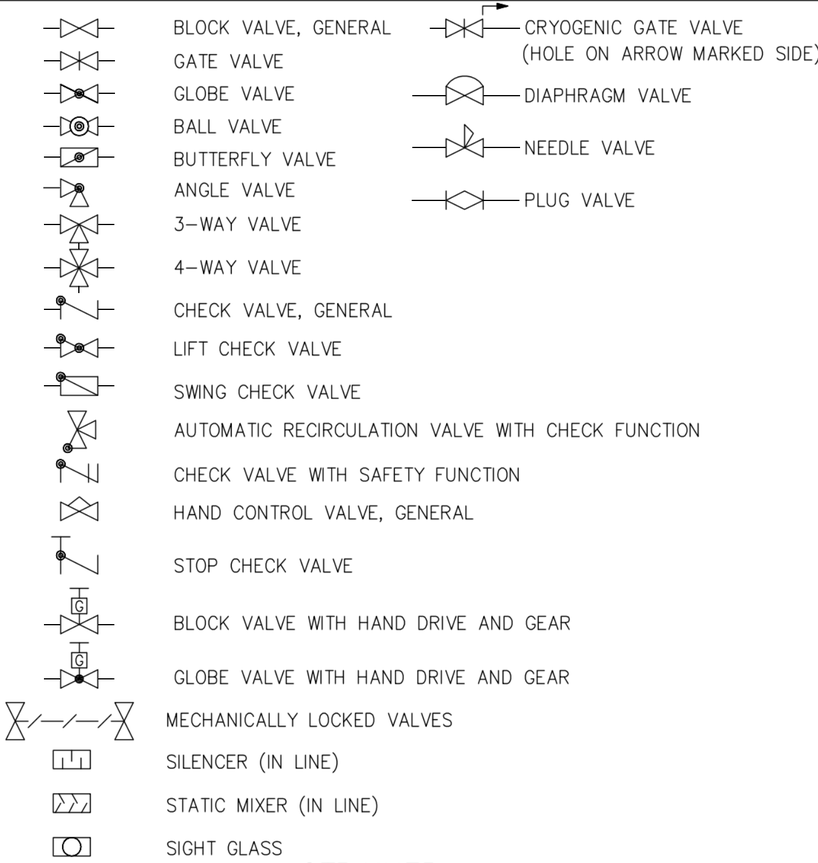
#> input picture text_detection/test.png, 818 x 863 px, shrunk from 1359 x 1434 before the run
$ python image_test.py
#> lines starting #> are read from the running program, lines starting #| are printed output that depends on the picture; after the words box and inside, x2 and y2 are one past the last pixel; in counts of white or black regions, pixels touching at a corner belong together
# import the necessary packages
from pytesseract import Output
import pytesseract
import argparse
import cv2
import numpy as np
import os


# load the input image, convert it from BGR to RGB channel ordering,
# and use Tesseract to localize each area of text in the input image
image = cv2.imread('test.png')
#> image is the input picture: shape (863, 818, 3); min 0, max 255, mean 247

# todo
# cropping only area of interest, for this is line number from
# Core ML object detection : Line Number
"""
crop_img = image[xmin:xmax, ymin:ymax]
"""

#rgb = cv2.cvtColor(image, cv2.COLOR_BGR2RGB)
gray = cv2.cvtColor(image, cv2.COLOR_BGR2GRAY)
blur = cv2.GaussianBlur(gray, (5, 5), 0)
thresh = cv2.threshold(
    blur, 127, 255, cv2.THRESH_BINARY_INV + cv2.THRESH_OTSU)[1]
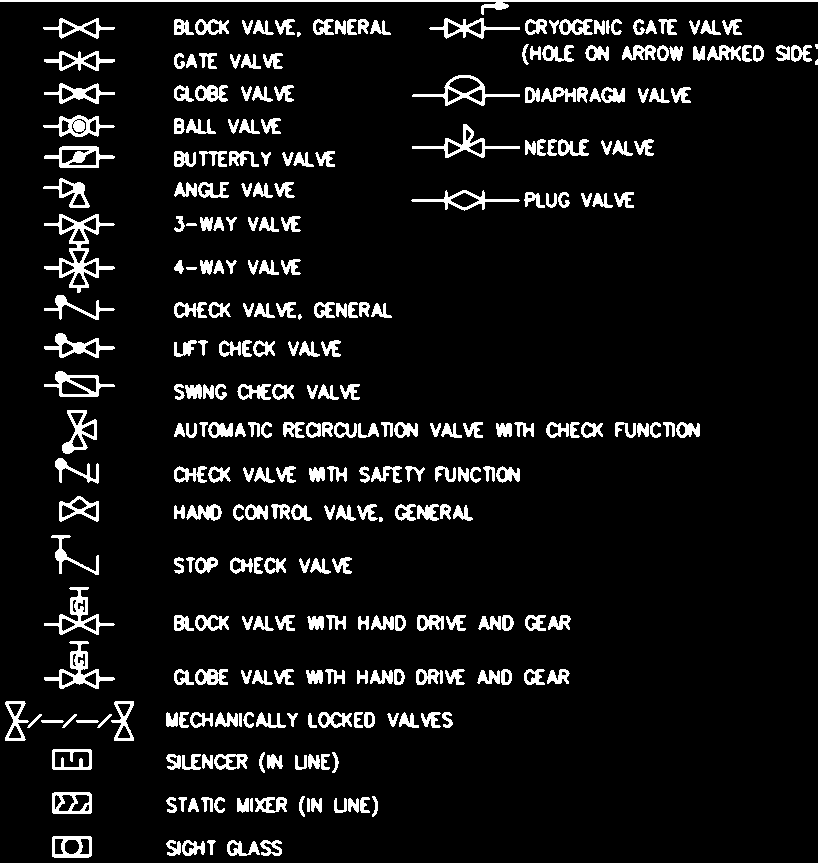
#> thresh: shape (863, 818); 8.1% white; 305 white regions (5 under 20 px), largest, box (x1, y1, x2, y2) and area: (0, 0, 818, 15) 1796, (44, 214, 115, 293) 1431, (44, 641, 115, 689) 869

kernel = np.ones((5,5), np.uint8)

rect_kernel = cv2.getStructuringElement(cv2.MORPH_RECT, (30, 10))

# Appplying dilation on the threshold image
dilation = cv2.dilate(thresh, rect_kernel, iterations = 1)
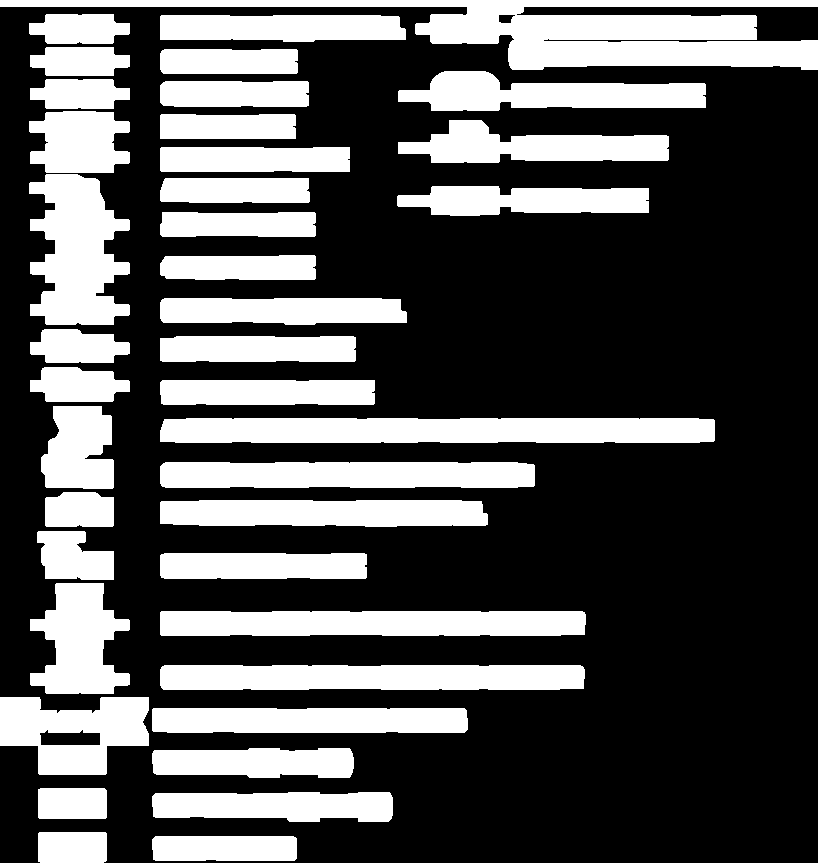
#> dilation: shape (863, 818); 32.7% white; 39 white regions, largest, box (x1, y1, x2, y2) and area: (0, 0, 818, 70) 22670, (160, 418, 715, 443) 13624, (29, 174, 130, 325) 10686

cv2.imwrite('thresh.jpg', thresh)
cv2.imwrite('dilation.jpg', dilation)
"""
# find contours
contours, hierarchy = cv2.findContours(dilation,cv2.RETR_EXTERNAL, cv2.CHAIN_APPROX_NONE)

im2 = image.copy()

for cnt in contours:
	x, y, w, h = cv2.boundingRect(cnt)

    # Drawing a rectangle on copied image
	rect = cv2.rectangle(im2, (x, y), (x + w, y + h), (0, 255, 0), 2)

    # Cropping the text block for giving input to OCR
	cropped = im2[y:y + h, x:x + w]

	text = pytesseract.image_to_string(cropped)

	# Apply OCR on the cropped image
	#text = pytesseract.image_to_string(cropped)

	results = pytesseract.image_to_data(cropped, output_type=Output.DICT)
	text_sum = ''
	for i in range(0, len(results["text"])):
		# extract the OCR text itself along with the confidence of the
		# text localization
		text = results["text"][i]
		conf = int(results["conf"][i])

		# filter out weak confidence text localizations
		if conf > 50:
			text_sum += text + ' '
			# display the confidence and text to our terminal
			#print("Confidence: {}".format(conf))
			#print("Text: {}".format(text))
			#print("")

	print(text_sum)
"""

#> (the run stopped early here; a loop or call above may not have finished)
